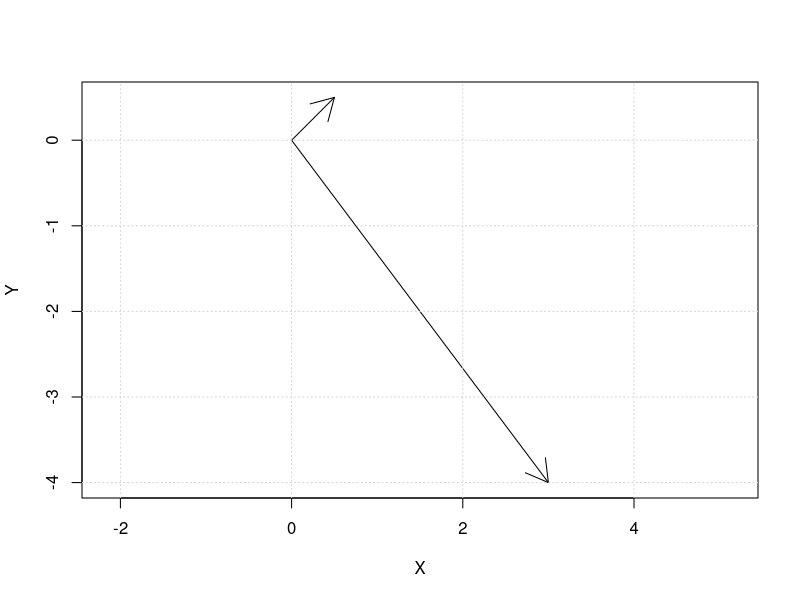

Reproduce this figure in R.
## ---- chunk 1
knitr::opts_chunk$set(echo = TRUE)
## ---- chunk 2
u <- c(0.5, 0.5)
v <- c(3, -4)
dot_uv <- drop(u %*% v)
dot_uv
## ---- chunk 3
len_u <- sqrt(u[1]^2 + u[2]^2)
len_v <- sqrt(v[1]^2 + v[2]^2)
len_u
len_v
## ---- chunk 4
3*u - 2*v
## ---- chunk 5
cos_theta <- dot_uv / (len_u * len_v)
cos_theta

theta <- acos(cos_theta) * 180/pi
theta
## ---- chunk 6
plot(NA, xlim=c(0,3), ylim=c(-4,0.5), xlab="X", ylab="Y", asp=1)
arrows(0,0,0.5,0.5)
arrows(0,0,3,-4)
grid()
## ---- chunk 7
# Generate row-equivalent matrix in echelon form
# A is a coefficient matrix
# b is vector of constants
echelon <- function(A, b) {
  A1 <- cbind(A,matrix(b))

  m <- dim(A)[1]
  n <- dim(A)[2]

  r <- 0
  for(j in 1:n) {
    i <- r+1
    if(i <= m) {
      A1ij <- A1[i,j]
    }
    while (i <= m & A1ij==0) {
      i <- i+1
      if(i <= m) {
        A1ij <- A1[i,j]
      }
    }
    if(i < m+1) {
      r <- r+1
      
      # Swapping rows i and r (row operation 1)
      temprow <- A1[i, ]
      A1[i, ] <- A1[r, ]
      A1[r, ] <- temprow
      
      # Scale A[r,j] to 1 (row operation 2)
      multiplier <- A1[r,j]
      for(t in 1:(n+1)) {
        A1[r,t] <- A1[r,t] / multiplier 
      }
      
      # Zero out all other values in the column (row operation 3)
      for(k in 1:m) {
        if(k!=r) {
          multiplier <- A1[k,j]
          for(t in 1:(n+1)) {
            A1[k,t] <- A1[k,t] - A1[r,t] * multiplier
          }
        }
      }
    }
  }
  return(A1)
}
## ---- chunk 8
# Coefficient matrix
A <- matrix(c(1,2,-1,1,-1,-2,3,5,4), nrow = 3)
A

# Vector of constants
b <- c(1,2,6)
b

# Row-equivalent matrix in echelon form
Ae <- echelon(A, b)
Ae

# Find and output solution(s)
onesolution <- TRUE
for(i in 1:dim(A)[1]) {
  if (all(Ae[i, 1:dim(A)[2]]==0)) {
    if (Ae[i,dim(Ae)[2]]==0) {
      msg <- "There are infinitely many solutions."
    } else {
      msg <- "There are no solutions."
    }
    onesolution <- FALSE
  }
}
## ---- chunk 9
if (onesolution) {
  msg <- "There is only one solution."
  Ae[,dim(Ae)[2]]
}

print(msg)
## ---- chunk 10
# Coefficient matrix
A <- matrix(c(3,5,2,4,-2,-2,-1,1,1), nrow = 3)
A

# Vector of constants
b <- c(8,4,1)
b

# Row-equivalent matrix in echelon form
Ae <- echelon(A, b)
Ae

# Find and output solution(s)
onesolution <- TRUE
for(i in 1:dim(A)[1]) {
  if (all(Ae[i, 1:dim(A)[2]]==0)) {
    if (Ae[i,dim(Ae)[2]]==0) {
      msg <- "There are infinitely many solutions."
    } else {
      msg <- "There are no solutions."
    }
    onesolution <- FALSE
  }
}
## ---- chunk 11
if (onesolution) {
  msg <- "There is only one solution."
  Ae[,dim(Ae)[2]]
}

print(msg)
## ---- chunk 12
# Coefficient matrix
A <- matrix(c(5,4,-1,-2,-4,1,1,-8,2), nrow = 3)
A

# Vector of constants
b <- c(3,2,-3)
b

# Row-equivalent matrix in echelon form
Ae <- echelon(A, b)
Ae

# Find and output solution(s)
onesolution <- TRUE
for(i in 1:dim(A)[1]) {
  if (all(Ae[i, 1:dim(A)[2]]==0)) {
    if (Ae[i,dim(Ae)[2]]==0) {
      msg <- "There are infinitely many solutions."
    } else {
      msg <- "There are no solutions."
    }
    onesolution <- FALSE
  }
}
## ---- chunk 13
if (onesolution) {
  msg <- "There is only one solution."
  Ae[,dim(Ae)[2]]
}

print(msg)
## ---- chunk 14
# Coefficient matrix
A <- matrix(c(1,-3,4,-2,6,-8,1,-3,4), nrow = 3)
A

# Vector of constants
b <- c(3,-9,12)
b

# Row-equivalent matrix in echelon form
Ae <- echelon(A, b)
Ae

# Find and output solution(s)
onesolution <- TRUE
for(i in 1:dim(A)[1]) {
  if (all(Ae[i, 1:dim(A)[2]]==0)) {
    if (Ae[i,dim(Ae)[2]]==0) {
      msg <- "There are infinitely many solutions."
    } else {
      msg <- "There are no solutions."
    }
    onesolution <- FALSE
  }
}
## ---- chunk 15
if (onesolution) {
  msg <- "There is only one solution."
  Ae[,dim(Ae)[2]]
}

print(msg)
